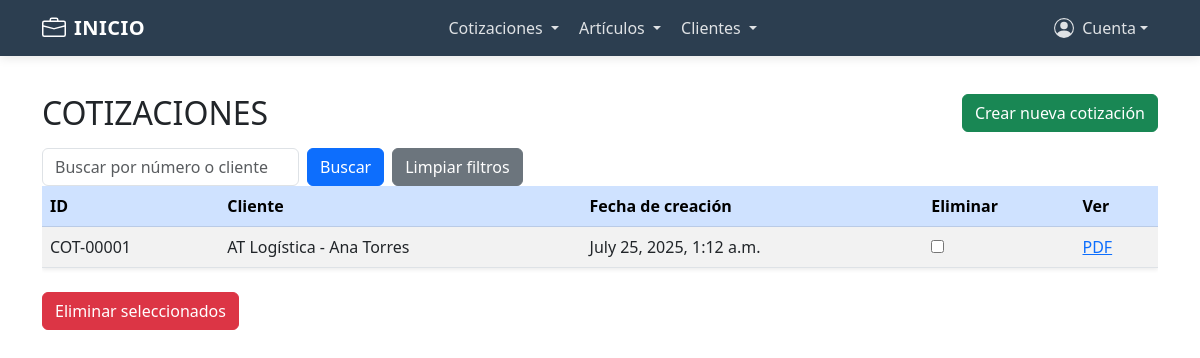
Screenshot of /cotizaciones/ (signed in) with the database file from the repository.
### cotizaciones/models.py (models this page shows, shortened)
class Cotizaciones(models.Model):
    usuario = models.ForeignKey(User, on_delete=models.CASCADE)
    fecha = models.DateField(null=True, blank=True)
    condiciones_pago = models.CharField(max_length=50, null=True, blank=True)
    numero_referencia=models.CharField(unique=True, editable=False, blank=True, max_length=20)
    empresa = models.ForeignKey(Empresa, on_delete=models.SET_NULL, null=True)
    cliente=models.ForeignKey(Clientes, on_delete=models.SET_NULL, null=True, blank=True)
    observaciones = models.TextField(null=True, blank=True)
    descuento = models.DecimalField(max_digits=5, decimal_places=2, default=0, null=True, blank=True)
    total = models.DecimalField(max_digits=10, decimal_places=2, default=0)
    total_con_descuento = models.DecimalField(max_digits=10, decimal_places=2, null=True, blank=True)
    costo_envio = models.DecimalField(max_digits=10, decimal_places=2, null=True, blank=True)
    created=models.DateTimeField(auto_now_add=True)
    updated=models.DateTimeField(auto_now=True)

### clientes/models.py (models this page shows)
class Clientes(models.Model):
    usuario_log=models.ForeignKey(User, on_delete=models.CASCADE)
    nombre=models.CharField(max_length=50)
    nombre_empresa=models.CharField(null=True, max_length=30)
    telefono=models.CharField(max_length=20)
    mail=models.EmailField()
    created=models.DateTimeField(auto_now_add=True)
    updated=models.DateField(auto_now=True)
    class Meta:
        verbose_name="Cliente"
        verbose_name_plural="Clientes"
    def __str__(self):
        return f"{self.nombre_empresa} - {self.nombre}"

### cotizaciones/views.py (the view)
# urls.py: path('', MisCotizaciones.as_view(), name="mis_cotizaciones"),
class MisCotizaciones(LoginRequiredMixin, ListView):
    model = Cotizaciones
    template_name = "mis_cotizaciones.html"
    context_object_name = 'cotizaciones'
    def get_queryset(self):
        search = self.request.GET.get('search')
        print(">>>> BUSCANDO:", search)
        qs = Cotizaciones.objects.filter(usuario=self.request.user)
        if search:
            qs = qs.filter(
                Q(numero_referencia__icontains=search) |
                Q(cliente__nombre__icontains=search) |
                Q(cliente__nombre_empresa__icontains=search)
            )
        return qs

### cotizaciones/templates/mis_cotizaciones.html (shortened to what this page needs)
{% extends "estructura_base.html" %}
{% load static %}
{% block content %}
<div class="container py-4">
  <div class="d-flex justify-content-between align-items-center mb-3">
    <h2 class="mb-0">COTIZACIONES</h2>
    <a class="btn btn-success" href="{% url 'nueva_cotizacion' %}">Crear nueva cotización</a>
  </div>
  <form method="get" class="row g-2 align-items-center">
    <div class="col-auto">
      <input type="text" name="search" value="{{ request.GET.search }}" class="form-control" placeholder="Buscar por número o cliente">
    </div>
    <div class="col-auto">
      <button type="submit" class="btn btn-primary">Buscar</button>
    </div>
    <div class="col-auto">
      <a href="{% url 'mis_cotizaciones' %}" class="btn btn-secondary">Limpiar filtros</a>
    </div>
  </form>
  <form action="{% url 'eliminar_cotizacion' %}" method="post">
    <div class="table-responsive">
      <table class="table table-striped align-middle shadow-sm">
        <thead class="table-primary">
          <tr>
            <th>ID</th>
            <th>Cliente</th>
            <th>Fecha de creación</th>
            <th>Eliminar</th>
            <th>Ver</th>
          </tr>
        </thead>
        <tbody>
          {% for cotizacion in cotizaciones %}
          <tr>
            <td>{{ cotizacion.numero_referencia }}</td>
            <td>{{ cotizacion.cliente }}</td>
            <td>{{ cotizacion.created }}</td>
            <td>
              <input type="checkbox" name="cotizaciones_seleccionadas[]" value="{{ cotizacion.id }}">
            </td>
            <td><a href="{% url 'generar_pdf' cotizacion.id %}" target="_blank">PDF</a></td>
          </tr>
          {% empty %}
          <tr>
            <td colspan="5" class="text-center">No se creó ninguna cotización.</td>
          </tr>
          {% endfor %}
        </tbody>
      </table>
    </div>
    {% if cotizaciones %}
      <button type="submit" class="btn btn-danger mt-2" name="accion" value="eliminar">Eliminar seleccionados</button>
    {% endif %}
  </form>
</div>
{% endblock %}

### cotizApp/templates/estructura_base.html (style rules this page uses)
:root { --primary-color: #2c3e50; --secondary-color: #3498db; --accent-color: #e74c3c; --light-color: #f8f9fa; --dark-color: #212529; }
body { padding-top: 70px; font-family: 'Segoe UI', Tahoma, Geneva, Verdana, sans-serif; }

### rows the page displays
Cotizaciones: numero_referencia "COT-00001", cliente "AT Logística - Ana Torres", created "July 25, 2025, 1:12 a.m."
